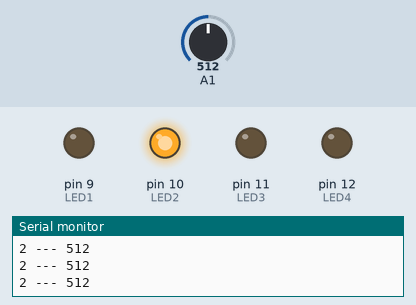
This sketch was run on a simulated Arduino Uno, built with avr-gcc and run on an emulated ATmega328P. Parts: output pins drawn as LEDs (lit = HIGH), the last lines printed to the serial monitor. Dashed ring = blinking. The test bench sets the inputs (shaded band); at power-on: A1 = 512.

Above: at 0.9 s.
1.3 s: A1 set to 693
4.3 s: A1 set to 712
At 4.46 s:
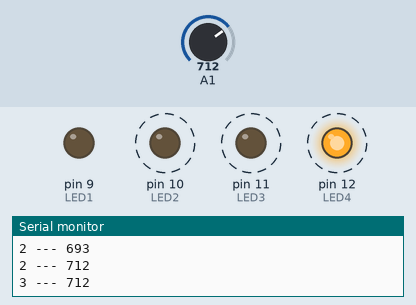
7.3 s: A1 set to 690
At 7.43 s:
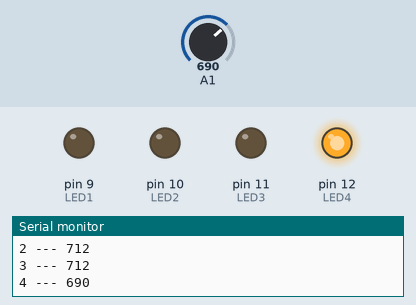
10.3 s: A1 set to 710
At 10.59 s:
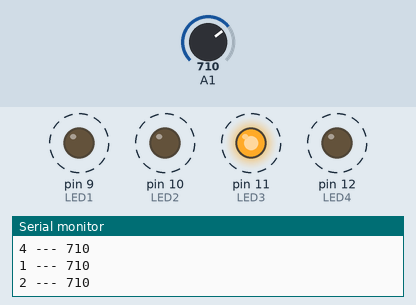
Timing chart, 0 to 14.3 s (numbered marks = the images above; inputs shaded):
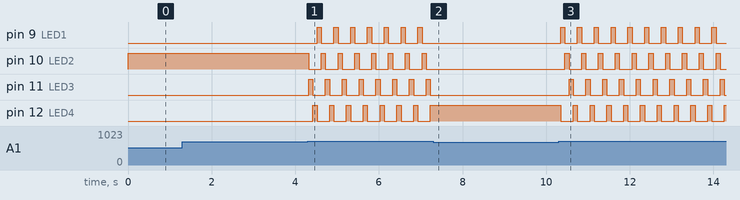

Measured:
- the behaviour switches between 700 and 701 on A1 (found by bisection; images 0 and 1)
- after the input at 4.3 s, pin 9 (LED1): alternates HIGH for 0.10 s and LOW for 0.30 s, starting after 0.22 s; pin 10 (LED2), pin 11 (LED3): alternates HIGH for 0.10 s and LOW for 0.30 s, starting at once; pin 12 (LED4): alternates HIGH for 0.10 s and LOW for 0.30 s, starting after 0.12 s
- after the input at 7.3 s, pin 9 (LED1), pin 10 (LED2), pin 11 (LED3): stops changing and stays LOW; pin 12 (LED4): stops changing and stays HIGH
- after the input at 10.3 s, pin 9 (LED1), pin 12 (LED4): alternates HIGH for 0.10 s and LOW for 0.30 s, starting after 0.05 s; pin 10 (LED2): alternates HIGH for 0.10 s and LOW for 0.30 s, starting after 0.15 s; pin 11 (LED3): alternates HIGH for 0.10 s and LOW for 0.30 s, starting after 0.25 s

The sketch:

ElecMB_Exercise6.ino
```cpp
//========== Electronics MB Class Exercise 6 ==========

//Purpose: LEDs blink according to photoresistor input
//Date: November 4, 2017


//--- Constant definitions ---
#define LED1 9
#define LED2 10
#define LED3 11
#define LED4 12
#define BTN1 2
#define BTN2 3


//---------- Setup routine to run once ----------

void setup()
{
  //Set up pins to use
  pinMode(LED1,OUTPUT);
  pinMode(LED2,OUTPUT);
  pinMode(LED3,OUTPUT);
  pinMode(LED4,OUTPUT);
  pinMode(BTN1,INPUT_PULLUP);
  pinMode(BTN2,INPUT_PULLUP);

  //Serial communication with computer over USB
  Serial.begin(115200);
  Serial.println("Hello");
}


//--- Global variables ---
int position = 2;
int light = 0;


//---------- Loop routine that runs repeatedly ----------

void loop()
{
  //Check value of light variable
  if(light > 700)
  {
    //Increment position variable
    position = position + 1;
    if(position>4) position = 1;
  }

  //Turn on one LED according to position variable
  if(position==1) digitalWrite(LED1,HIGH);
  if(position==2) digitalWrite(LED2,HIGH);
  if(position==3) digitalWrite(LED3,HIGH);
  if(position==4) digitalWrite(LED4,HIGH);
  delay(100);

  //Read analog input A1 from photoresistor
  light = analogRead(A1);

  //Send position, light variable values to print on Serial Monitor
  Serial.print(position);
  Serial.print(" --- ");
  Serial.println(light);

  //Turn off all LEDs for an instant (no delay)
  digitalWrite(LED1,LOW);
  digitalWrite(LED2,LOW);
  digitalWrite(LED3,LOW);
  digitalWrite(LED4,LOW);
}
```
